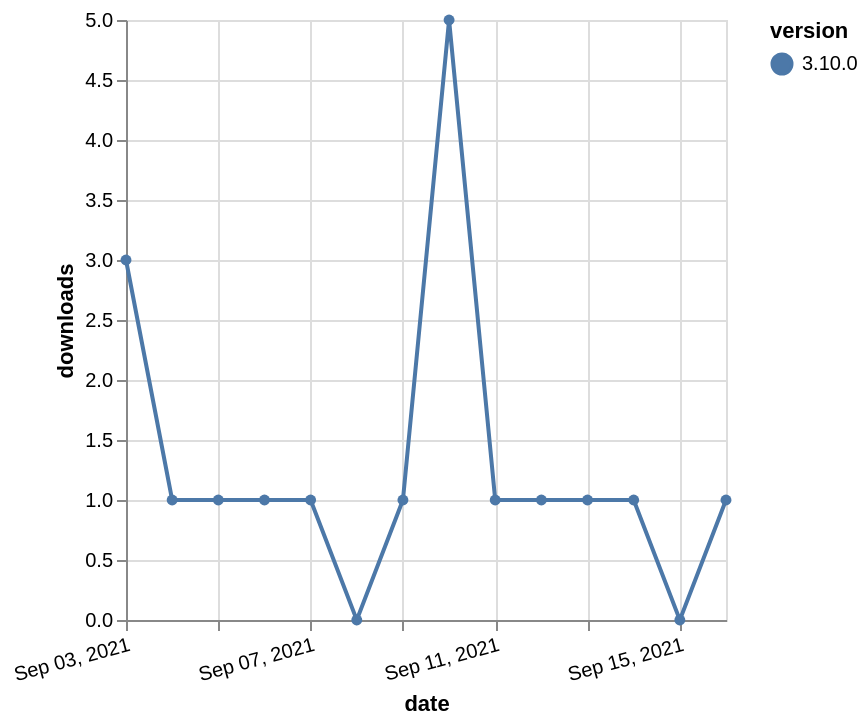

Write the Vega-Lite specification saved for this chart.
### Vega-Lite specification from a JSON file in a GitHub repository (floating-point values rounded to 4 significant figures)
{"$schema": "https://vega.github.io/schema/vega-lite/v5.json", "description": "A simple bar chart with embedded data.", "data": {"values": [{"date": "2021-09-03", "total": 313, "delta": 3, "version": "3.10.0"}, {"date": "2021-09-04", "total": 314, "delta": 1, "version": "3.10.0"}, {"date": "2021-09-05", "total": 315, "delta": 1, "version": "3.10.0"}, {"date": "2021-09-06", "total": 316, "delta": 1, "version": "3.10.0"}, {"date": "2021-09-07", "total": 317, "delta": 1, "version": "3.10.0"}, {"date": "2021-09-08", "total": 317, "delta": 0, "version": "3.10.0"}, {"date": "2021-09-09", "total": 318, "delta": 1, "version": "3.10.0"}, {"date": "2021-09-10", "total": 323, "delta": 5, "version": "3.10.0"}, {"date": "2021-09-11", "total": 324, "delta": 1, "version": "3.10.0"}, {"date": "2021-09-12", "total": 325, "delta": 1, "version": "3.10.0"}, {"date": "2021-09-13", "total": 326, "delta": 1, "version": "3.10.0"}, {"date": "2021-09-14", "total": 327, "delta": 1, "version": "3.10.0"}, {"date": "2021-09-15", "total": 327, "delta": 0, "version": "3.10.0"}, {"date": "2021-09-16", "total": 328, "delta": 1, "version": "3.10.0"}]}, "width": "container", "mark": {"type": "line", "point": {"filled": true}}, "encoding": {"x": {"field": "date", "type": "temporal", "timeUnit": "yearmonthdate", "title": "date", "axis": {"labelAngle": -15}}, "y": {"field": "delta", "type": "quantitative", "title": "downloads"}, "color": {"field": "version", "type": "nominal"}, "tooltip": {"field": "delta"}}}
